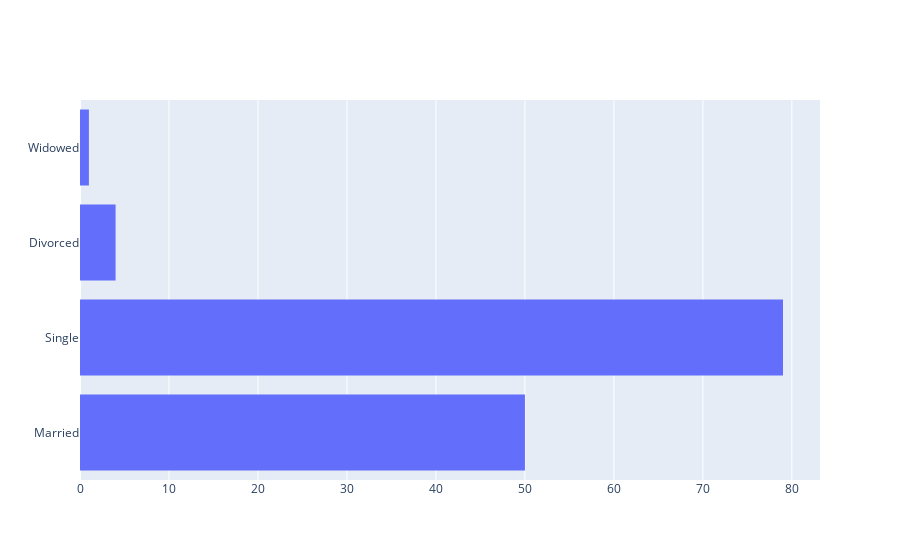

Notebook code for this chart:
### Code cell
import plotly.graph_objects as go

import numpy as np

# Use `y` argument instead of `x` for horizontal histogram

#fig, ax = plt.subplots(figsize=(10,8))
fig = go.Figure(data=[go.Histogram(y=df['marital_status'])])
fig.show()

### Figure 1 — Plotly figure (JSON) as saved in the notebook; plotly's stock layout.template omitted (floating-point values rounded to 4 significant figures; data arrays with more than 128 entries replaced by an {"elided": "..."} marker saying what was removed)
{"data": [{"type": "histogram", "y": {"elided": "134 str values"}}], "layout": {}}
